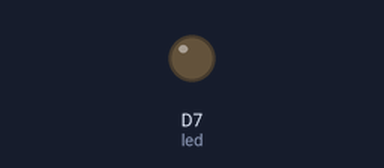
The sketch below on a simulated Particle Photon. Shown: output pins drawn as LEDs (lit = HIGH).

Above: at 0.0 s.
At 21.5 s:
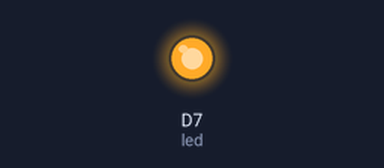
Timing chart, 0 to 23.0 s (numbered marks = the images above):
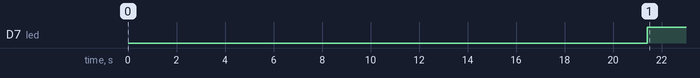

Measured:
- by itself, D7 (led): LOW → HIGH at 21.4 s

The sketch:

light.ino
```cpp
//declare the light sensor equal to its pins to we can collect the data from it
//ex: int lightValue = A0;

//declare a LED in case we need some test.
int led = D7;

//in this situation, because i dont have any light sensor so i will declare a varieble to simulate the analog light value.
float si_value;
void setup()
{
    //setup the simulating value to simulate the light analog value which is normally 10
    si_value = 10;

    //if i have a decent light sensor, i will setup the light sensor as INPUT.
    //pinMode(lightValue, INPUT);
    pinMode(led, OUTPUT);
}
void loop(){
    //this is the simulation code
    if (si_value < 100)
    {
        si_value = si_value +1;
        delay(1000);

        if (si_value > 30){
            digitalWrite(led, HIGH);
            Particle.publish("light", "on");

        } else
        {
            Particle.publish("light", "off");
            }
        }


    else
    {
        while (si_value >10){
            si_value = si_value -1;
            delay(1000);
            if (si_value > 30){
            digitalWrite(led, HIGH);
            Particle.publish("light", "on");
            }
            else {
                Particle.publish("light", "off");
            }
        }

    }


    //the real code would be

    //
    //{ if (analogRead(lightValue)  >= 30)
        //Particle.publish("light", "on");

        //while (analogRead(lightValue) > 30){}


    //} else {
    //  //Particle.publish("light", "off");}
    //
}
   
```
